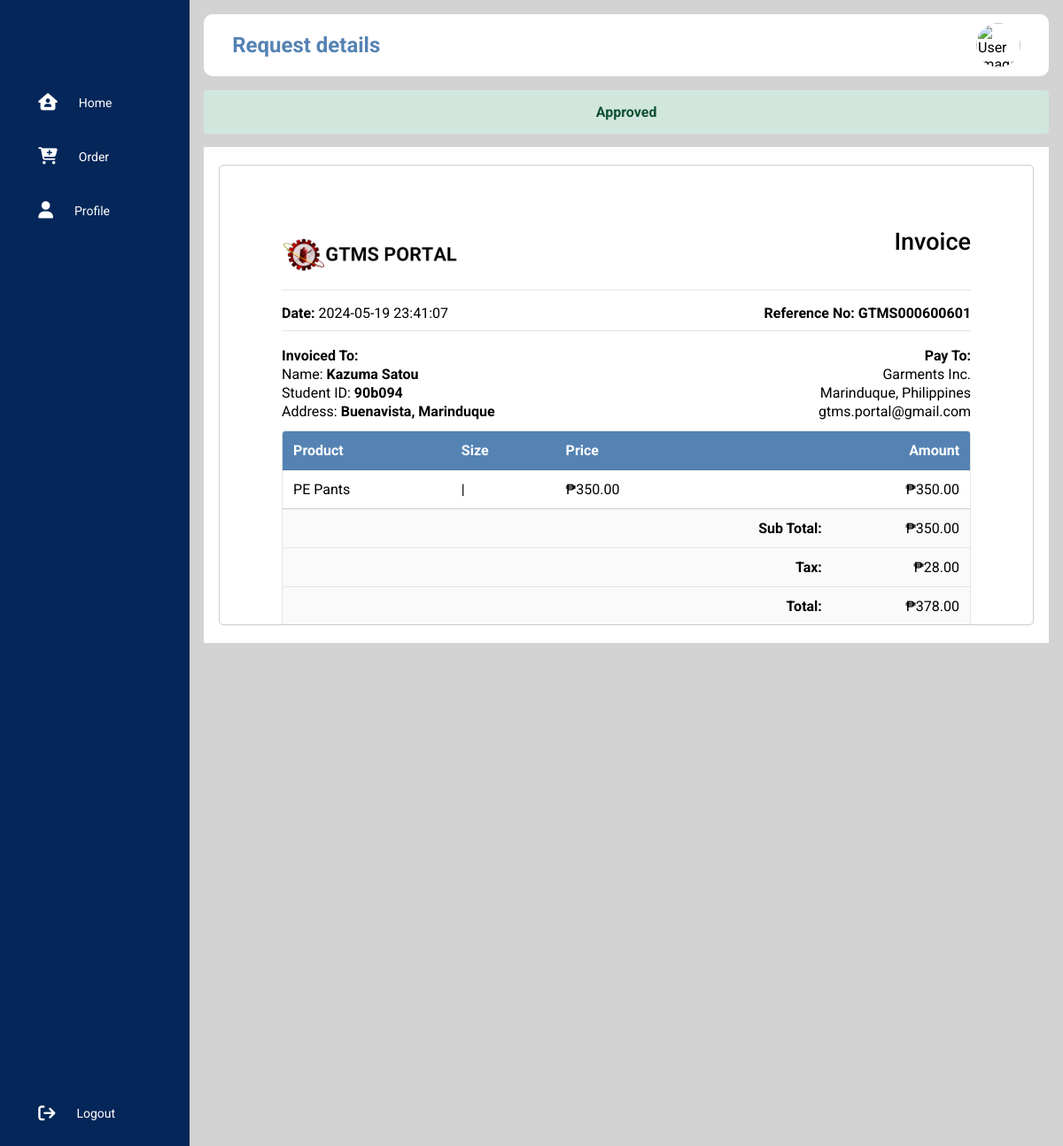
The app's page /user/view_request.php?oid=101 (signed in) with its own data.
### tables this page shows
CREATE TABLE `orders` (
  `id` int(11) NOT NULL,
  `reference_no` varchar(15) NOT NULL,
  `student_id` varchar(20) NOT NULL,
  `amount` varchar(50) NOT NULL,
  `garment_type` varchar(50) NOT NULL,
  `garment_id` varchar(25) NOT NULL,
  `gender` varchar(10) NOT NULL,
  `notes` varchar(555) NOT NULL,
  `status` varchar(20) NOT NULL,
  `created` datetime NOT NULL DEFAULT current_timestamp(),
  `modified` timestamp NOT NULL DEFAULT current_timestamp()
);

CREATE TABLE `users` (
  `id` int(11) NOT NULL,
  `student_id` varchar(25) NOT NULL,
  `firstname` varchar(50) NOT NULL,
  `lastname` varchar(25) NOT NULL,
  `gender` varchar(10) NOT NULL,
  `email_address` varchar(50) NOT NULL,
  `password` varchar(255) NOT NULL,
  `contact_no` varchar(12) NOT NULL,
  `address` varchar(255) NOT NULL,
  `course` varchar(255) NOT NULL,
  `academic_year` varchar(255) NOT NULL,
  `access_level` varchar(25) NOT NULL,
  `image_profile` varchar(255) NOT NULL,
  `profile_status` varchar(50) NOT NULL,
  `created` timestamp NOT NULL DEFAULT current_timestamp(),
  `modified` datetime NOT NULL DEFAULT current_timestamp()
);

### object/order.php (called while the page is built, shortened)
<?php
class Order {
    private $conn;
    private $table_name = "orders";
    public $id;
    public function __construct($db) {
        $this->conn = $db;
    }
    public function readOne() {
        $query = "SELECT student_id, reference_no, amount, garment_type, garment_id, gender, notes, status, created
                    FROM
                    " . $this->table_name . "
                    WHERE
                    id = ?
                    LIMIT 0,1";
        $stmt = $this->conn->prepare($query);
        $stmt->bindParam(1, $this->id);
        $stmt->execute();
        $row = $stmt->fetch(PDO::FETCH_ASSOC);
        $this->reference_no = $row['reference_no'];
        $this->student_id = $row['student_id'];
        $this->amount = $row['amount'];
        $this->garment_type = $row['garment_type'];
        $this->created = $row['created'];
        $this->status = $row['status'];
    }
}
?>

### object/user.php (called while the page is built, shortened)
<?php
class User {
	private $conn;
	private $table_name = "users";
	public $student_id;
	public function __construct($db) {
		$this->conn = $db;
	}
	function readUser(){
		$query = "SELECT firstname, lastname, address
				FROM
			" . $this->table_name . "
				WHERE
					student_id = ?";
		$stmt = $this->conn->prepare($query);
		$stmt->bindParam(1, $this->student_id);
		$stmt->execute();
		$row = $stmt->fetch(PDO::FETCH_ASSOC);
		$this->firstname = $row['firstname'];
		$this->lastname = $row['lastname'];
		$this->address = $row['address'];
	}
}
?>

### user/view_request.php (the view, shortened to what this page needs)
<?php
$id = isset($_GET['oid']) ? $_GET['oid'] : die('Error: ID not Found');
include_once '../object/order.php';
include_once '../object/user.php';
$database = new Database();
$db = $database->getConnection();
$order = new Order($db);
$garment_size = new Garmentsize($db);
$user = new User($db);
$user_id = $_SESSION['user_id'];
$user->getProfileimage($user_id);
$order->id = $id;
$order->readOne();
$garment_id = $order->garment_id;
$garment_size->id = $garment_id;
$garment_size->readGarmentmeasure();
$student_id = $order->student_id;
$user->student_id = $student_id;
$user->readUser();
include_once 'sidebar.php';
include_once 'layout_head.php'; ?>
        <?php
            if ($order->status == "Declined") {
                echo "<div class='status-message-declined'>";
                    echo $order->status;
                echo "</div>";
            }elseif($order->status == "Approved"){
                echo "<div class='status-message-approved'>";
                    echo $order->status;
                echo "</div>";
            }elseif($order->status == "Updated"){
                echo "<div class='status-message-updated'>";
                    echo $order->status;
                echo "</div>";
            }
            else{
                echo "<div class='status-message-pending'>";
                    echo $order->status;
                echo "</div>";
            }
        ?>
<div class = "invoice-wrapper" id = "print-area">
            <div class = "invoice">
                <div class = "invoice-container">
                    <div class = "invoice-head">
                        <div class = "invoice-head-top">
                            <div class = "invoice-head-top-left text-start">
                                <img src = "../IMG/GTMS_logo1.png">
                            </div>
                            <div class = "invoice-head-top-right text-end">
                                <h3>Invoice</h3>
                            </div>
                        </div>
                        <div class = "hr"></div>
                        <div class = "invoice-head-middle">
                            <div class = "invoice-head-middle-left text-start">
                                <p><span class = "text-bold">Date: </span><?php echo $order->created; ?></p>
                            </div>
                            <div class = "invoice-head-middle-right text-end">
                                <p><spanf class = "text-bold">Reference No: </span><?php echo $order->reference_no; ?></p>
                            </div>
                        </div>
                        <div class = "hr"></div>
                        <div class = "invoice-head-bottom">
                            <div class = "invoice-head-bottom-left">
                                <ul>
                                    <li class = 'text-bold'>Invoiced To: </li>
                                    <li>Name: <?php echo "<strong>$user->firstname</strong>"; echo " "; echo "<strong>$user->lastname</strong>"; ?> </li>
                                    <li>Student ID: <?php echo "<strong>{$order->student_id}</strong>"; ?></li>
                                    <li>Address: <?php echo "<strong>{$user->address}</strong>"; ?></li>
                                </ul>
                            </div>
                            <div class = "invoice-head-bottom-right">
                                <ul class = "text-end">
                                    <li class = 'text-bold'>Pay To:</li>
                                    <li>Garments Inc.</li>
                                    <li>Marinduque, Philippines</li>
                                    <li>gtms.portal@gmail.com</li>
                                </ul>
                            </div>
                        </div>
                    </div>
                    <div class = "overflow-view">
                        <div class = "invoice-body">
                            <table>
                                <thead>
                                    <tr>
                                        <td class = "text-bold">Product</td>
                                        <td class = "text-bold">Size</td>
                                        <td class = "text-bold">Price</td>
                                        <td class = "text-bold"></td>
                                        <td class = "text-bold"></td>
                                        <td class = "text-bold-bx1">Amount</td>
                                    </tr>
                                </thead>
                                <tbody>
                                    <tr>
                                        <td><?php echo $order->garment_type; ?></td>
                                        <td><?php echo $garment_size->size . ' | ' . $garment_size->garment_measure; ?></td>
                                        <td><?php echo "₱". $order->amount; ?></td>
                                        <td></td>
                                        <td></td>
                                        <td class = "text-end"><?php echo "₱". $order->amount; ?></td>
                                    </tr>
                                </tbody>
                            </table>
                            <div class = "invoice-body-bottom">
                                <div class = "invoice-body-info-item border-bottom">
                                    <div class = "info-item-td text-end text-bold">Sub Total:</div>
                                    <div class = "info-item-td text-end"><?php echo "₱". $order->amount; ?></div>
                                </div>
                                <div class = "invoice-body-info-item border-bottom">
                                    <div class = "info-item-td text-end text-bold">Tax:</div>
                                    <div class = "info-item-td text-end">
                                        <?php
                                            $amount = $order->amount;
                                            $tax = $amount * 0.08;
                                            echo  "₱" . $tax . ".00";
                                        ?>
                                    </div>
                                </div>
                                <div class = "invoice-body-info-item">
                                    <div class = "info-item-td text-end text-bold">Total:</div>
                                    <div class = "info-item-td text-end">
                                        <?php
                                            $total = $amount + $tax;
                                            echo  "₱" . $total . ".00";
                                        ?>
                                    </div>
                                </div>
                            </div>
                        </div>
                    </div>
                </div>
            </div>
        </div>
<?php include_once 'layout_foot.php'; ?>

### libs/css/invoice-style.css (style rules this page uses)
* { margin: 0; padding: 0; border: none; outline: none; box-sizing: border-box; font-family: Roboto; }
body { display: flex; }
ul { list-style-type: none; }
ul li { margin: 2px 0; }
.text-end { text-align: right; }
.text-start { text-align: left; }
.text-bold { font-weight: 700; }
.text-bold-bx1 { font-weight: 700; text-align: right; }
.hr { height: 1px; background-color: rgba(0, 0, 0, 0.1); }
.border-bottom { border-bottom: 1px solid rgba(0, 0, 0, 0.1); }
.invoice-wrapper { min-height: auto; background-color: #fff; padding-top: 20px; padding-bottom: 20px; }
.invoice { width: 920px; margin-right: auto; margin-left: auto; overflow-y: auto; background-color: var(--white-color); padding: 70px; border: 1px solid rgba(0, 0, 0, 0.2); border-radius: 5px; max-height: 520px; }
.invoice-head-top-left img { width: 200px; }
.invoice-head-top-right h3 { font-weight: 500; font-size: 27px; color: var(--blue-color); }
.invoice-head-middle, .invoice-head-bottom { padding: 16px 0; }
.invoice-body { border: 1px solid rgba(0, 0, 0, 0.1); border-radius: 4px; overflow: hidden; }
.invoice-body table { border-collapse: collapse; border-radius: 4px; width: 100%; }
.invoice-body table td, .invoice-body table th { padding: 12px; }
.invoice-body table tr { border-bottom: 1px solid rgba(0, 0, 0, 0.1); }
.invoice-body table thead { background-color: #5483b3; color: #fff; }
.invoice-body-info-item { display: grid; grid-template-columns: 80% 20%; }
.invoice-body-info-item .info-item-td { padding: 12px; background-color: rgba(0, 0, 0, 0.02); }
.invoice-head-top, .invoice-head-middle, .invoice-head-bottom { display: grid; grid-template-columns: repeat(2, 1fr); padding-bottom: 10px; }
.status-message-approved { color: #0f5132; background-color: #d1e7dd; border-color: #badbcc; border-radius: .25rem; padding: 15px; margin-bottom: 15px; text-align: center; font-weight: bold; }
.overflow-view { overflow-x: scroll; }
.invoice-body { min-width: 600px; }

### records on screen
orders: status "Approved", created "2024-05-19 23:41:07", reference_no "GTMS000600601", student "90b094", garment_type "PE Pants", amount "350.00", amount "28", amount "378"
users: firstname "Kazuma", lastname "Satou", address "Buenavista, Marinduque"

### other values on screen
$page_title "Request details"
